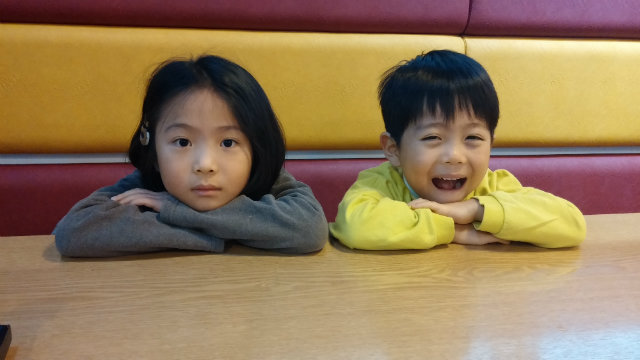
#> input picture image2025/img/children.jpg, 640 x 360 px
$ python 16filterEdge.py
#> lines starting #> are read from the running program, lines starting #| are printed output that depends on the picture
# 2025.11.26
# 이미지처리 filter -> edge

import cv2
import numpy as np

img = cv2.imread('./img/children.jpg', cv2.IMREAD_GRAYSCALE)
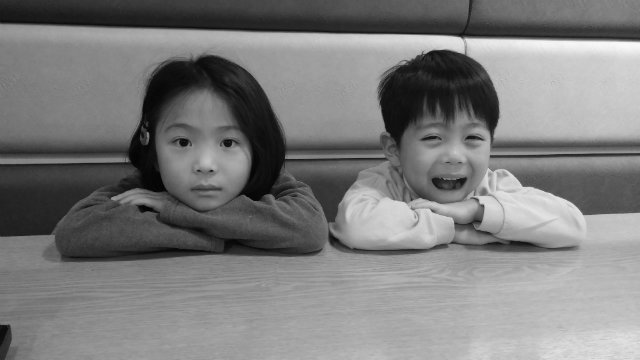
#> img: shape (360, 640); min 0, max 251, mean 124.4


gx_kernel = np.array([[-1, 1]])
gy_kernel = np.array([[-1],[1]])
edge_gx = cv2.filter2D(img, -1, gx_kernel)
edge_gy = cv2.filter2D(img, -1, gy_kernel)

cv2.imshow('org', img)
cv2.imshow('x edge', edge_gx)
cv2.imshow('edge', edge_gy)
cv2.waitKey()
cv2.destroyAllWindows()

# Sobel
gx_s = np.array([[-1,0,1], [-2,0,-2], [-1,0,1]])
gy_s = np.array([[-1,-2,-1], [0,0,0], [1,2,1]])
edge_gxs = cv2.filter2D(img, -1, gx_s)
edge_gys = cv2.filter2D(img, -1, gy_s)
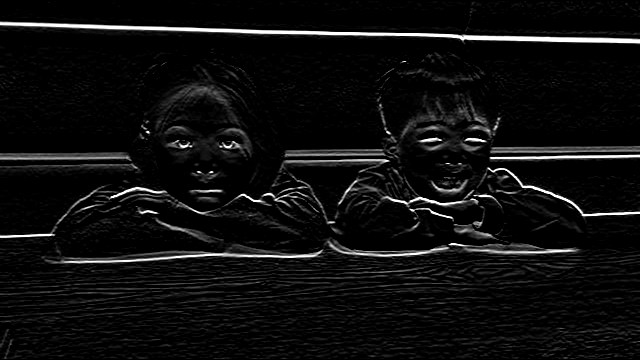
#> edge_gys: shape (360, 640); min 0, max 255, mean 14.5
edge_gxys = edge_gxs + edge_gys

sobelx = cv2.Sobel(img, -1, 1, 0, ksize=3)
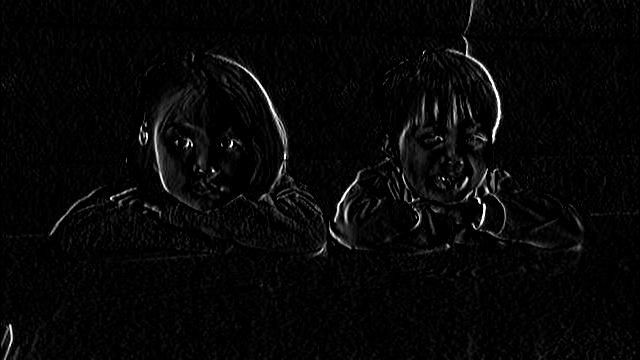
#> sobelx: shape (360, 640); min 0, max 255, mean 6.9
cv2.imshow('org', img)
cv2.imshow('edgex', edge_gxs)
cv2.imshow('edgey', edge_gys)
cv2.imshow('edgex sobel', sobelx)
cv2.imshow('edge xy', edge_gxs)
cv2.waitKey()
cv2.destroyAllWindows()

#Schar
gx_sh = np.array([[-3,0,3], [-10,0,10], [-3,0,3]])
gy_sh = np.array([[1,1,1], [1,1,1], [1,1,1]])
scharx = cv2.filter2D(img, -1, gx_sh)
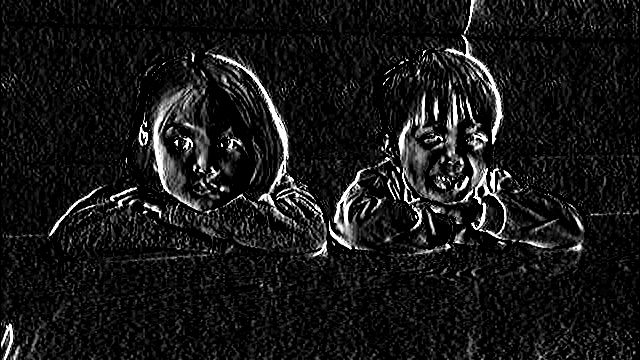
#> scharx: shape (360, 640); min 0, max 255, mean 23.4
schary = cv2.filter2D(img, -1, gy_sh)
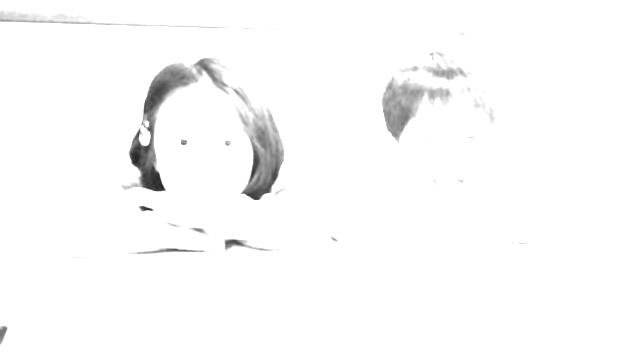
#> schary: shape (360, 640); min 33, max 255, mean 250.7

# Laplacian

gx_l = np.array([[0,1,0], [1,-4,1], [0,1,0]])
edge_lap = cv2.filter2D(img, -1, gx_l)
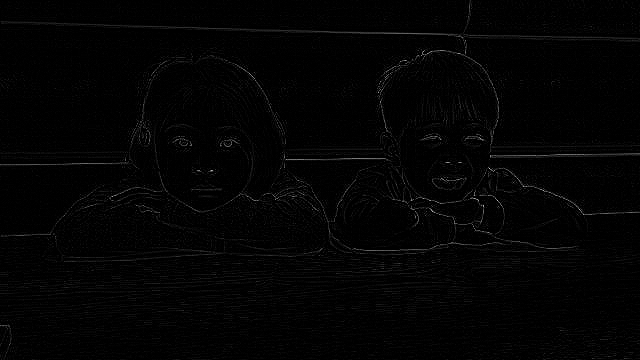
#> edge_lap: shape (360, 640); min 0, max 209, mean 3.3

# Canny
canny = cv2.Canny(img, 50, 150)
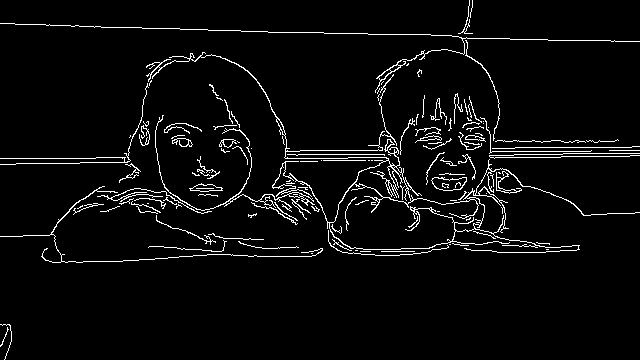
#> canny: shape (360, 640); 4.3% white in thin lines or dots

cv2.imshow('org', img)
cv2.imshow('shcarx', scharx)
cv2.imshow('schary', schary)
cv2.imshow('lap', edge_lap)
cv2.imshow('canny', canny)
cv2.waitKey()
cv2.destroyAllWindows()

$ run again, with image2025/img/abnormal.jpg copied over image2025/img/children.jpg
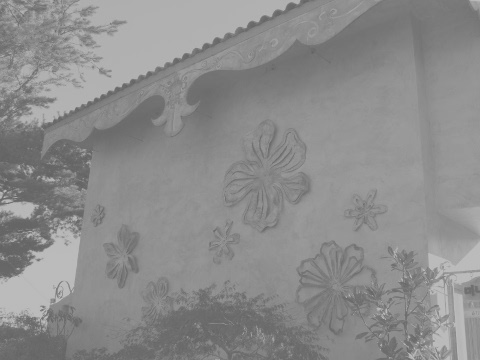
#> input picture image2025/img/abnormal.jpg, 480 x 360 px
#> img is the input picture: shape (360, 480); min 96, max 194, mean 140.1
#> edge_gxs: shape (360, 480); every value is 0
#> `scharx = cv2.filter2D(img, -1, gx_sh)`:
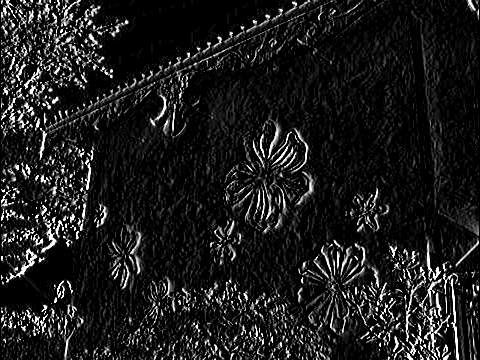
#> scharx: shape (360, 480); min 0, max 255, mean 28
#> schary: shape (360, 480); every value is 255
#> `canny = cv2.Canny(img, 50, 150)`:
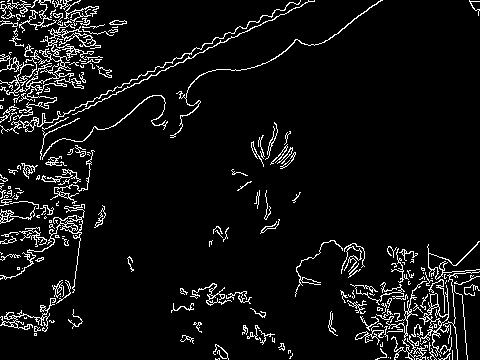
#> canny: shape (360, 480); 6.6% white in thin lines or dots
